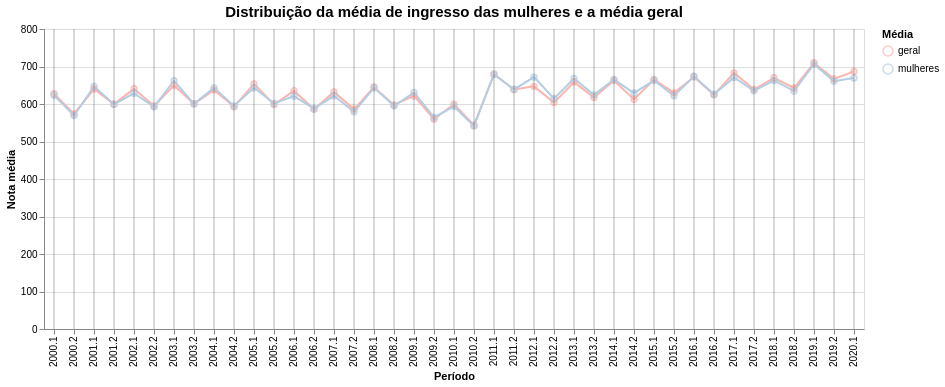

The Vega-Lite source for this figure:
### Vega-Lite specification from a JSON file in a GitHub repository (floating-point values rounded to 4 significant figures)
{"$schema": "https://vega.github.io/schema/vega-lite/v5.json", "title": {"text": "Distribuição da média de ingresso das mulheres e a média geral", "fontSize": 15}, "data": {"values": [{"": "0", "periodo_ingresso": "2000.1", "classe": "geral", "media": "627.49"}, {"": "1", "periodo_ingresso": "2000.2", "classe": "geral", "media": "573.5"}, {"": "2", "periodo_ingresso": "2001.1", "classe": "geral", "media": "639.94"}, {"": "3", "periodo_ingresso": "2001.2", "classe": "geral", "media": "599.58"}, {"": "4", "periodo_ingresso": "2002.1", "classe": "geral", "media": "640.42"}, {"": "5", "periodo_ingresso": "2002.2", "classe": "geral", "media": "594.53"}, {"": "6", "periodo_ingresso": "2003.1", "classe": "geral", "media": "649.92"}, {"": "7", "periodo_ingresso": "2003.2", "classe": "geral", "media": "600.4"}, {"": "8", "periodo_ingresso": "2004.1", "classe": "geral", "media": "637.27"}, {"": "9", "periodo_ingresso": "2004.2", "classe": "geral", "media": "592.93"}, {"": "10", "periodo_ingresso": "2005.1", "classe": "geral", "media": "653.63"}, {"": "11", "periodo_ingresso": "2005.2", "classe": "geral", "media": "598.74"}, {"": "12", "periodo_ingresso": "2006.1", "classe": "geral", "media": "635.54"}, {"": "13", "periodo_ingresso": "2006.2", "classe": "geral", "media": "585.79"}, {"": "14", "periodo_ingresso": "2007.1", "classe": "geral", "media": "632.16"}, {"": "15", "periodo_ingresso": "2007.2", "classe": "geral", "media": "585.7"}, {"": "16", "periodo_ingresso": "2008.1", "classe": "geral", "media": "645.2"}, {"": "17", "periodo_ingresso": "2008.2", "classe": "geral", "media": "597.58"}, {"": "18", "periodo_ingresso": "2009.1", "classe": "geral", "media": "621.57"}, {"": "19", "periodo_ingresso": "2009.2", "classe": "geral", "media": "559.64"}, {"": "20", "periodo_ingresso": "2010.1", "classe": "geral", "media": "599.3"}, {"": "21", "periodo_ingresso": "2010.2", "classe": "geral", "media": "543.58"}, {"": "22", "periodo_ingresso": "2011.1", "classe": "geral", "media": "679.31"}, {"": "23", "periodo_ingresso": "2011.2", "classe": "geral", "media": "638.69"}, {"": "24", "periodo_ingresso": "2012.1", "classe": "geral", "media": "647.03"}, {"": "25", "periodo_ingresso": "2012.2", "classe": "geral", "media": "603.68"}, {"": "26", "periodo_ingresso": "2013.1", "classe": "geral", "media": "658.41"}, {"": "27", "periodo_ingresso": "2013.2", "classe": "geral", "media": "617.29"}, {"": "28", "periodo_ingresso": "2014.1", "classe": "geral", "media": "662.7"}, {"": "29", "periodo_ingresso": "2014.2", "classe": "geral", "media": "612.36"}, {"": "30", "periodo_ingresso": "2015.1", "classe": "geral", "media": "665.43"}, {"": "31", "periodo_ingresso": "2015.2", "classe": "geral", "media": "629.62"}, {"": "32", "periodo_ingresso": "2016.1", "classe": "geral", "media": "671.94"}, {"": "33", "periodo_ingresso": "2016.2", "classe": "geral", "media": "624.43"}, {"": "34", "periodo_ingresso": "2017.1", "classe": "geral", "media": "682.75"}, {"": "35", "periodo_ingresso": "2017.2", "classe": "geral", "media": "638.41"}, {"": "36", "periodo_ingresso": "2018.1", "classe": "geral", "media": "669.95"}, {"": "37", "periodo_ingresso": "2018.2", "classe": "geral", "media": "642.67"}, {"": "38", "periodo_ingresso": "2019.1", "classe": "geral", "media": "709.78"}, {"": "39", "periodo_ingresso": "2019.2", "classe": "geral", "media": "666.89"}, {"": "40", "periodo_ingresso": "2020.1", "classe": "geral", "media": "686.96"}, {"": "41", "periodo_ingresso": "2000.1", "classe": "mulheres", "media": "623.4"}, {"": "42", "periodo_ingresso": "2000.2", "classe": "mulheres", "media": "569.43"}, {"": "43", "periodo_ingresso": "2001.1", "classe": "mulheres", "media": "646.86"}, {"": "44", "periodo_ingresso": "2001.2", "classe": "mulheres", "media": "599.5"}, {"": "45", "periodo_ingresso": "2002.1", "classe": "mulheres", "media": "628.48"}, {"": "46", "periodo_ingresso": "2002.2", "classe": "mulheres", "media": "592.69"}, {"": "47", "periodo_ingresso": "2003.1", "classe": "mulheres", "media": "661.98"}, {"": "48", "periodo_ingresso": "2003.2", "classe": "mulheres", "media": "600.4"}, {"": "49", "periodo_ingresso": "2004.1", "classe": "mulheres", "media": "643.0"}, {"": "50", "periodo_ingresso": "2004.2", "classe": "mulheres", "media": "594.83"}, {"": "51", "periodo_ingresso": "2005.1", "classe": "mulheres", "media": "643.26"}, {"": "52", "periodo_ingresso": "2005.2", "classe": "mulheres", "media": "601.5"}, {"": "53", "periodo_ingresso": "2006.1", "classe": "mulheres", "media": "620.86"}, {"": "54", "periodo_ingresso": "2006.2", "classe": "mulheres", "media": "587.5"}, {"": "55", "periodo_ingresso": "2007.1", "classe": "mulheres", "media": "621.9"}, {"": "56", "periodo_ingresso": "2007.2", "classe": "mulheres", "media": "579.1"}, {"": "57", "periodo_ingresso": "2008.1", "classe": "mulheres", "media": "643.1"}, {"": "58", "periodo_ingresso": "2008.2", "classe": "mulheres", "media": "595.35"}, {"": "59", "periodo_ingresso": "2009.1", "classe": "mulheres", "media": "630.43"}, {"": "60", "periodo_ingresso": "2009.2", "classe": "mulheres", "media": "564.13"}, {"": "61", "periodo_ingresso": "2010.1", "classe": "mulheres", "media": "593.43"}, {"": "62", "periodo_ingresso": "2010.2", "classe": "mulheres", "media": "541.64"}, {"": "63", "periodo_ingresso": "2011.1", "classe": "mulheres", "media": "679.32"}, {"": "64", "periodo_ingresso": "2011.2", "classe": "mulheres", "media": "638.75"}, {"": "65", "periodo_ingresso": "2012.1", "classe": "mulheres", "media": "671.65"}, {"": "66", "periodo_ingresso": "2012.2", "classe": "mulheres", "media": "614.32"}, {"": "67", "periodo_ingresso": "2013.1", "classe": "mulheres", "media": "668.16"}, {"": "68", "periodo_ingresso": "2013.2", "classe": "mulheres", "media": "624.23"}, {"": "69", "periodo_ingresso": "2014.1", "classe": "mulheres", "media": "665.16"}, {"": "70", "periodo_ingresso": "2014.2", "classe": "mulheres", "media": "629.44"}, {"": "71", "periodo_ingresso": "2015.1", "classe": "mulheres", "media": "662.5"}, {"": "72", "periodo_ingresso": "2015.2", "classe": "mulheres", "media": "622.08"}, {"": "73", "periodo_ingresso": "2016.1", "classe": "mulheres", "media": "673.96"}, {"": "74", "periodo_ingresso": "2016.2", "classe": "mulheres", "media": "626.31"}, {"": "75", "periodo_ingresso": "2017.1", "classe": "mulheres", "media": "670.63"}, {"": "76", "periodo_ingresso": "2017.2", "classe": "mulheres", "media": "635.21"}, {"": "77", "periodo_ingresso": "2018.1", "classe": "mulheres", "media": "662.74"}, {"": "78", "periodo_ingresso": "2018.2", "classe": "mulheres", "media": "634.55"}, {"": "79", "periodo_ingresso": "2019.1", "classe": "mulheres", "media": "706.31"}, {"": "80", "periodo_ingresso": "2019.2", "classe": "mulheres", "media": "660.99"}, {"": "81", "periodo_ingresso": "2020.1", "classe": "mulheres", "media": "669.6"}]}, "encoding": {"x": {"field": "periodo_ingresso", "type": "nominal", "title": "Período"}}, "layer": [{"encoding": {"color": {"field": "classe", "type": "nominal", "title": "Média", "scale": {"domain": ["geral", "mulheres"], "scheme": "pastel1"}}, "y": {"field": "media", "type": "quantitative", "title": "Nota média"}}, "layer": [{"mark": "line"}, {"mark": "point"}]}, {"transform": [{"pivot": "classe", "value": "media", "groupby": ["periodo_ingresso"]}], "mark": "rule", "encoding": {"opacity": {"value": 0.3}, "tooltip": [{"field": "periodo_ingresso", "type": "nominal", "title": "Período"}, {"field": "geral", "type": "quantitative", "title": "Média geral"}, {"field": "mulheres", "type": "quantitative", "title": "Média mulheres"}]}}]}
